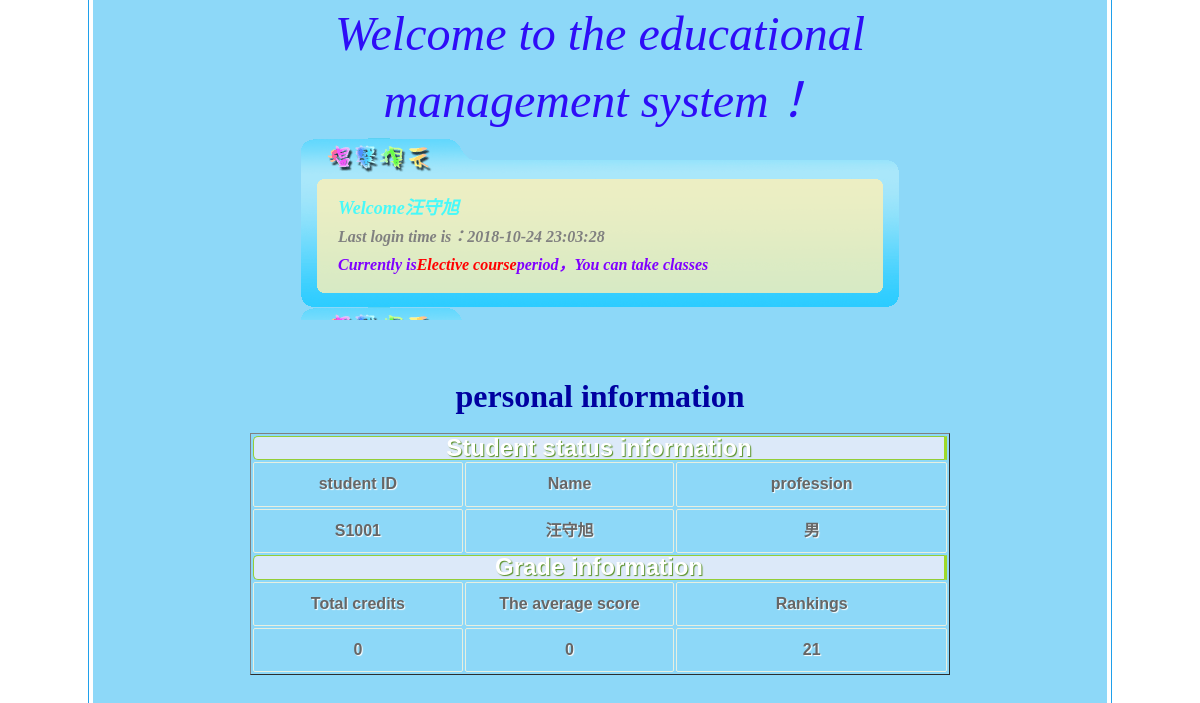
The app's page /student_main (signed in) with its own data.
### tables this page shows
CREATE TABLE "student" (
	 "sno" varchar(20,0) NOT NULL,
	 "sname" varchar(20,0) NOT NULL,
	 "ssex" varchar(20,0) NOT NULL,
	 "sage" integer(3,0) NOT NULL,
	 "sdept" varchar(20,0) NOT NULL,
	 "sphone" varchar(20,0),
	PRIMARY KEY("sno")
);

CREATE TABLE "period" (
	 "period" varchar(20,0) NOT NULL,
	 "date" text(20,0) NOT NULL
);

### StuManager.py (the view)
@app.route('/student_main')
def student_main():
    if not session.get('role') or session['role'] != 'student':
        error = "You are not logged in or you are not a student"
        return render_template("login.html", error=error)
    cursor = get_db()
    info = dict()
    stu = cursor.execute("SELECT sno,sname,ssex,sdept FROM student WHERE sno=?", (session['username'],)).fetchone()
    sum_credit = cursor.execute("SELECT sum(ccredit) FROM sc ,course\
                                 WHERE sc.cno = course.cno AND grade >60 AND sno =?", (stu[0],)).fetchone()
    avg_grade = cursor.execute("SELECT avg(grade) FROM sc,course\
                                WHERE sc.cno=course.cno AND sno=?", (stu[0],)).fetchone()
    info['sno'] = stu[0]
    info['sname'] = stu[1]
    info['sdept'] = stu[2]
    info['lasttime'] = session['lasttime']
    info['period'] = cursor.execute("SELECT period FROM period").fetchone()[0]
    if info['period'] == 'Elective course':
        info['message'] = "You can take classes"
    else:
        info['message'] = "You can view the selected course"
    if not avg_grade or not avg_grade[0]:
        info['avg_grade'] = 0
    else:
        info['avg_grade'] = avg_grade[0]
    rank = cursor.execute("SELECT count(*)+1 AS count\
                          FROM (SELECT sno ,avg(grade) AS stu_avg\
                          FROM sc,course WHERE sc.cno=course.cno GROUP BY sno)\
                          WHERE stu_avg>?", (info['avg_grade'],)).fetchone()
    if rank:
        info['rank'] = rank[0]
    else:
        info['rank'] = 1
    if sum_credit and sum_credit[0]:
        info['sum_credit'] = sum_credit[0]
    else:
        info['sum_credit'] = 0
    return render_template('student_main.html', stu_info=info)

### StuManager.py (called while the page is built)
def connect_db():
    conn = sqlite3.connect(app.config['DATABASE'])
    conn.row_factory = sqlite3.Row
    return conn

def get_db():
    if not hasattr(g, 'sqlite_db'):  # 未连接数据库
        g.sqlite_db = connect_db()
    return g.sqlite_db

### templates/student_main.html (shortened to what this page needs)
<!DOCTYPE HTML PUBLIC "-//W3C//DTD HTML 4.01 Transitional//EN">
<html>
  <head>
	<link rel="stylesheet" type="text/css" href="{{url_for('static', filename='css/mystyle1.css') }}">
    <link rel="stylesheet" href="{{ url_for('static',filename='css/style.css') }}">
  </head>
  <body>
    <table width="1024" height="661" bgcolor="#1fa0eb" align="center" border="0" cellspacing="0" cellpadding="0">
    <tr><td><table width="1022" height="660" bgcolor="#ffffff" align="center" border="0" cellspacing="0" cellpadding="0">
    <tr><td><table width="1014" height="652" bgcolor="#8dd8f8" align="center">
    <tr><td><table align="center">
    <tr><td width="724" height="80" style="FILTER: blur(direction=135,strength=8)" align="center"><i><font size="7" face="华文行楷" color="#2e0df7">Welcome to the educational management system！</font></i></td></tr>
    </table></td></tr>
    <tr><td><table background="{{url_for('static',filename='image/tips.gif')}}" align="center" width="598" height="169">
    <tr><td width="30"></td><td height="50"></td></tr>
    <tr ><td width="30"></td><td height="20" align="left"><em><font color="#48f9f9"><font size="4"><strong>Welcome{{ stu_info['sname'] }}</strong></font></font></em></td></tr>
    <tr ><td width="30"><br></td><td height="20"><em><font color="#808080"><strong>Last login time is：</strong></font><font color="#808080"><strong><font size="3">{{ stu_info['lasttime'] }}</font></strong></font></em></td></tr>
    <tr><td width="30"><br></td><td><em><font color="#8000ff"><strong>Currently is<font color="red">{{ stu_info['period'] }}</font>period，</strong></font><font size="3" color="#8000ff"><strong>{{ stu_info['message'] }}</strong></font></em></td></tr>
    <tr><td width="30"></td><td height="40"></td></tr>
    </table></td></tr>
    <tr><td height="120"><div align="center"><strong><font size="5" color="#0000a0"><br><br><font size="6">personal information</font><br></font></strong></div><br/>
    <table class="table1" width="700" border="1" align="center">
    <tr align="center"><th colspan="5"><font size="5">Student status information</font></th></tr>
    <tr align="center"><td width="150">student ID</td><td width="150">Name</td><td width="200">profession</td></tr>
    <tr align="center"><td width="150">{{ stu_info['sno'] }}</td><td width="150">{{ stu_info['sname'] }}</td><td width="200">{{ stu_info['sdept'] }}</td></tr>
    <tr align="center"><th colspan="5"><font size="5">Grade information</font></th></tr>
    <tr align="center" ><td width="100">Total credits</td><td width="100">The average score</td><td width="100">Rankings</td></tr>
    <tr align="center"><td width="100">{{ stu_info['sum_credit'] }}</td><td width="100">{{ stu_info['avg_grade'] }}</td></td><td width="100">{{ stu_info['rank'] }}</td></tr>
    </table></td></tr>
    <tr><td height="100"></td></tr>
    </table></td></tr>
    </table></td></tr>
  </body>
</html>

### static/css/mystyle1.css (style rules this page uses)
body { font-family:宋体;margin:0 }

### static/css/style.css (style rules this page uses)
table.table1 { font-family: "Trebuchet MS", sans-serif; font-size: 16px; font-weight: bold; line-height: 1.4em; font-style: normal; border-collapse:separate; }
.table1 tbody th { color:#fff; text-shadow:1px 1px 1px #568F23; background-color:#dce9f9; border:1px solid #93CE37; border-right:3px solid #9ED929; padding:0px 10px; -moz-border-radius:5px 0px 0px 5px; -webkit-border-top-left-radius:5px; -webkit-border-bottom-left-radius:5px; border-top-left-radius:5px; border-bottom-left-radius:5px; }
.table1 tbody td { padding:10px; text-align:center; border: 1px solid #E7EFE0; -moz-border-radius:2px; -webkit-border-radius:2px; border-radius:2px; color:#666; text-shadow:1px 1px 1px #fff; }

### records on screen
student: sname "汪守旭", sno "S1001"
period: period "Elective course"

### other values on screen
{{ stu_info['lasttime'] }} "2018-10-24 23:03:28"
{{ stu_info['message'] }} "You can take classes"
{{ stu_info['sdept'] }} "男"
{{ stu_info['sum_credit'] }} "0"
{{ stu_info['avg_grade'] }} "0"
{{ stu_info['rank'] }} "21"
